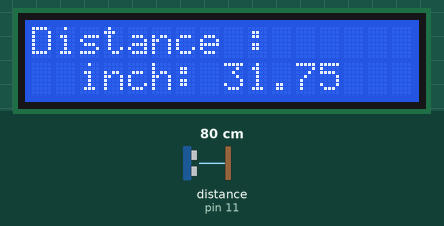
Simulated run of this sketch. Board: Arduino Uno, built with avr-gcc and run on an emulated ATmega328P. On the bench: 16×2 character LCD. Wiring (inferred from the names in the program): ultrasonic range finder: trigger pin 13; echo pin 11. The test bench sets the inputs (shaded band); at power-on: distance to the obstacle (sensor on pin 11) 80 cm. The echo pulse lasts 58.3 µs per cm.

Above: at 1.2 s.
1.3 s: distance to the obstacle (sensor on pin 11) set to 9 cm
At 2.0 s:
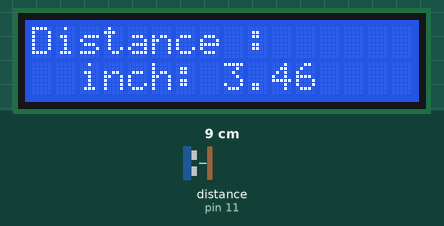
4.3 s: distance to the obstacle (sensor on pin 11) set to 2 cm
At 5.1 s:
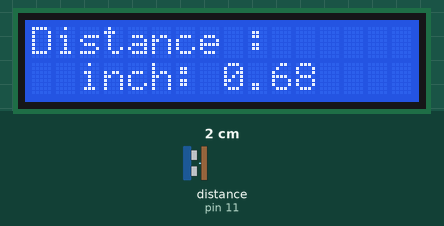
7.3 s: distance to the obstacle (sensor on pin 11) set to 18 cm
At 8.6 s:
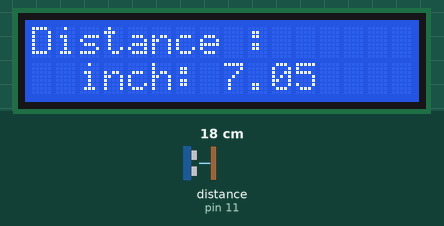
10.3 s: distance to the obstacle (sensor on pin 11) set to 35 cm
At 10.9 s:
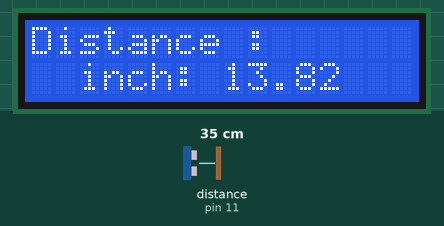
13.3 s: distance to the obstacle (sensor on pin 11) set to 2 cm
At 14.7 s:
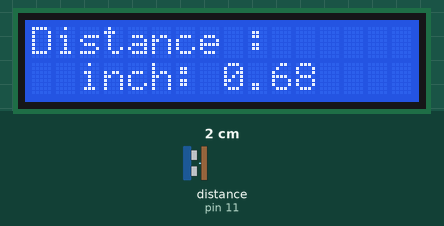
16.3 s: distance to the obstacle (sensor on pin 11) set to 60 cm
At 16.7 s:
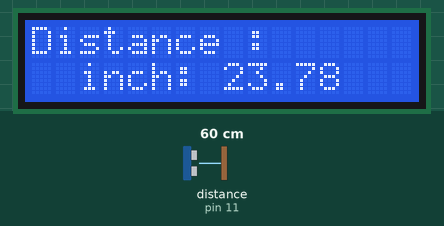
Timing chart, 0 to 19.3 s (numbered marks = the images above; inputs shaded):
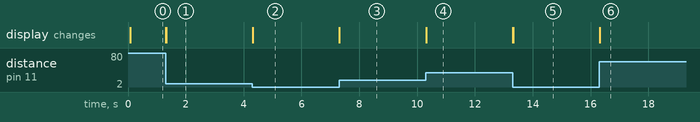

The sketch:

Distance_Measurement_using_ultrasonic_sensor.ino
```cpp
#include <LiquidCrystal.h>
LiquidCrystal LCD(10, 9, 5, 4, 3, 2);
int trigPin=13; //trig pin connected to arduino 13
int echoPin=11; //Echo pin connected to arduino 11
int myCounter=0;
int servoControlPin=6;
float pingTime;
float targetDistance;
float speedOfSound=776.5;
void setup()
{
Serial.begin(9600);
pinMode(trigPin, OUTPUT); //Trig pin connected to output
pinMode(echoPin, INPUT);  //echo pin to input
LCD.begin(16,2);
LCD.setCursor(0,0);
LCD.print("Distance :"); //print distance in LCD
}
void loop()
{
digitalWrite(trigPin, LOW);
delayMicroseconds(20); digitalWrite(trigPin, HIGH); delayMicroseconds(10); digitalWrite(trigPin, LOW); delayMicroseconds(10);
pingTime = pulseIn(echoPin, HIGH);
pingTime=pingTime/1000000; pingTime=pingTime/3600;
targetDistance= speedOfSound * pingTime;
targetDistance=(targetDistance/2);
targetDistance= targetDistance*63360;
  LCD.setCursor(0,1);
  LCD.print("                ");
  LCD.setCursor(0,1);
  LCD.print("  inch: ");
  LCD.print(targetDistance);
}
```

Measured:
- after the input at 1.3 s, the display: changes at once (image 1)
- after the input at 4.3 s, the display: changes at once (image 2)
- after the input at 7.3 s, the display: changes at once (image 3)
- after the input at 10.3 s, the display: changes at once (image 4)
- after the input at 13.3 s, the display: changes at once (image 5)
- after the input at 16.3 s, the display: changes at once (image 6)
